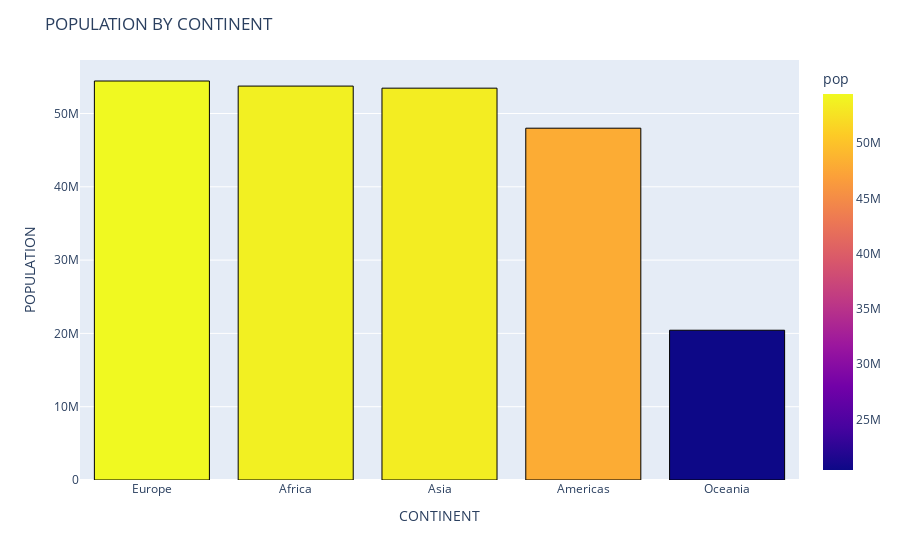

This figure's notebook cell:
### Code cell
dfp = df.groupby("continent") ["pop"].max().reset_index()
dfp = dfp.sort_values(by="pop", ascending=False).head()
fig = px.bar(dfp, x="continent", y="pop", color="pop")
fig.update_traces(marker=dict(line=dict(width=1, color='RGB(0, 0, 0)')))
fig.update_layout(title="POPULATION BY CONTINENT", xaxis_title="CONTINENT", yaxis_title="POPULATION")

### Figure 1 — Plotly figure (JSON) as saved in the notebook; plotly's stock layout.template omitted (floating-point values rounded to 4 significant figures)
{"data": [{"alignmentgroup": "True", "hovertemplate": "continent=%{x}<br>pop=%{marker.color}<extra></extra>", "legendgroup": "", "marker": {"color": [54433565, 53740085, 53456774, 47995559, 20434176], "coloraxis": "coloraxis", "line": {"color": "RGB(0, 0, 0)", "width": 1}, "pattern": {"shape": ""}}, "name": "", "offsetgroup": "", "orientation": "v", "showlegend": false, "textposition": "auto", "type": "bar", "x": ["Europe", "Africa", "Asia", "Americas", "Oceania"], "xaxis": "x", "y": [54433565, 53740085, 53456774, 47995559, 20434176], "yaxis": "y"}], "layout": {"barmode": "relative", "coloraxis": {"colorbar": {"title": {"text": "pop"}}, "colorscale": [[0, "#0d0887"], [0.1111, "#46039f"], [0.2222, "#7201a8"], [0.3333, "#9c179e"], [0.4444, "#bd3786"], [0.5556, "#d8576b"], [0.6667, "#ed7953"], [0.7778, "#fb9f3a"], [0.8889, "#fdca26"], [1, "#f0f921"]]}, "legend": {"tracegroupgap": 0}, "margin": {"t": 60}, "title": {"text": "POPULATION BY CONTINENT"}, "xaxis": {"anchor": "y", "domain": [0, 1], "title": {"text": "CONTINENT"}}, "yaxis": {"anchor": "x", "domain": [0, 1], "title": {"text": "POPULATION"}}}}
